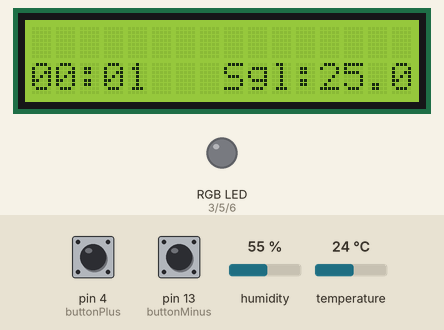
A sketch run on a simulated Arduino Uno, built with avr-gcc and run on an emulated ATmega328P. On the bench: 16×2 character LCD, an RGB LED mixed from three pins (HIGH = lit). Inputs (shaded band) come from the test bench; at power-on: temperature 24 °C, pin 13 (buttonMinus) HIGH, pin 4 (buttonPlus) HIGH, humidity 55 %. Dim RGB values are drawn brighter than linear; pins used as bus, display or sensor lines are not drawn; what the sketch prints to the serial monitor is not drawn.

Above: at 1.2 s.
1.3 s: temperature set to 28 °C
At 4.38 s:
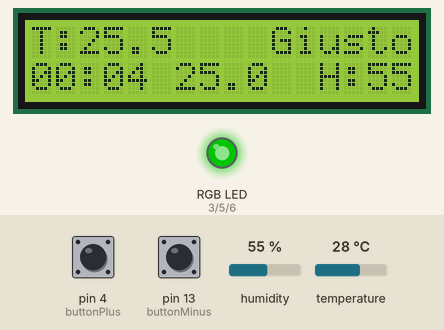
4.7 s: pin 13 (buttonMinus) pulled LOW for 0.15 s
At 5.32 s:
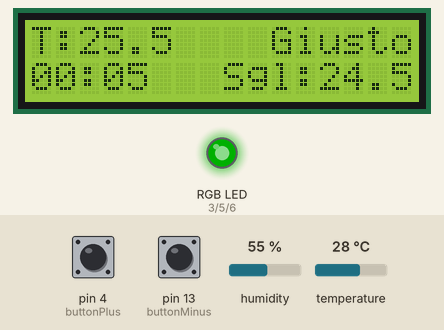
5.4 s: pin 4 (buttonPlus) pulled LOW for 0.15 s
At 5.64 s:
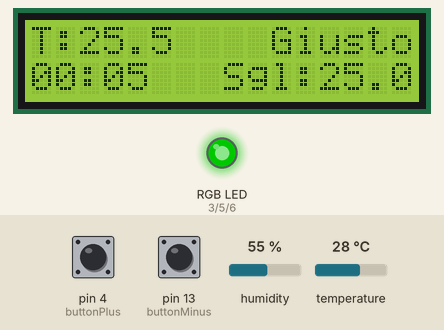
6.1 s: pin 13 (buttonMinus) pulled LOW for 1 s
At 6.64 s:
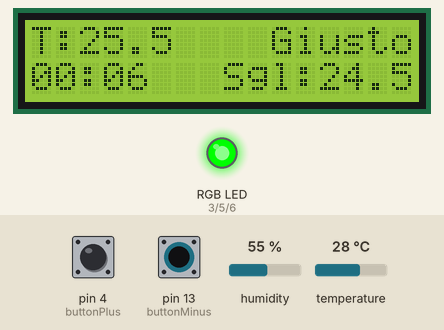
7.7 s: temperature set to 12 °C
At 10.48 s:
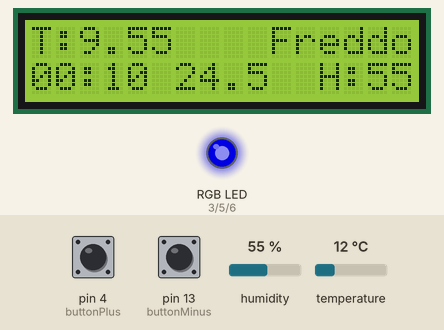
10.6 s: pin 4 (buttonPlus) pulled LOW for 1 s
At 10.8 s:
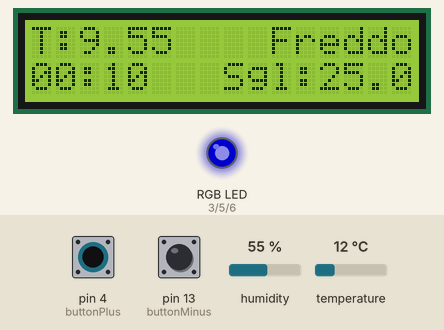
Timing chart, 0 to 13.2 s (numbered marks = the images above; inputs shaded):
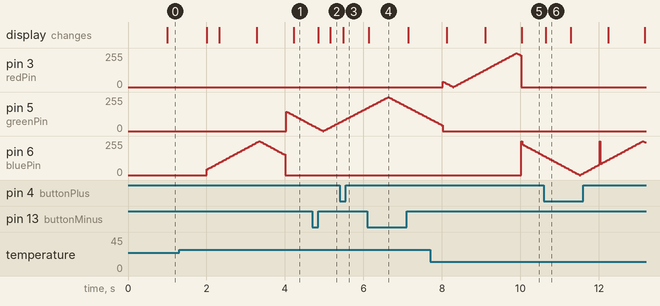

The sketch:

02-11_Termostato.ino
```cpp
/*
   Misura temperatura e umidità e visualizza su LCD e RGB LED, insieme a temperatura-soglia.
   Tramite due tasti si aumenta o diminuisce soglia.
*/

#include <LiquidCrystal.h>
LiquidCrystal lcd(7, 8, 9, 10, 11, 12);

#include "DHT.h"
#define DHTPIN 2
#define DHTTYPE DHT11
DHT dht(DHTPIN, DHTTYPE);

#define SOGLIA_BASE 25
#define SOGLIA_MIN 10
#define SOGLIA_MAX 35
#define ISTERESI 1.0

const byte redPin = 3, greenPin = 5, bluePin = 6, buttonPlus = 4, buttonMinus = 13;
const float correzione = 2.5;

void setup() {
  lcd.begin(16, 2);
  dht.begin();
  Serial.begin(9600);
  Serial.println(F("Umidita'\tTemperatura\tIndiceCalore\tSoglia"));

  pinMode(redPin, OUTPUT);
  pinMode(greenPin, OUTPUT);
  pinMode(bluePin, OUTPUT);
  pinMode(buttonMinus, INPUT_PULLUP);
  pinMode(buttonPlus, INPUT_PULLUP);
}

unsigned long tempo = millis(), lampeggio = millis(), indicatoreUmidita = millis();
byte i = 255, luminosita = 1, ledPinOn, minusPushed = 0, plusPushed = 0, secondi = 0, minuti = 0;
float soglia = SOGLIA_BASE;

void loop() {
  float h = dht.readHumidity();
  // Lettura di temperatura dal sensore in Celsius (the default) corretto di 2,5 gradi
  float t = dht.readTemperature() - correzione;
  // Lettura di temperatura dal sensore in Fahrenheit (isFahrenheit = true)
  float f = dht.readTemperature(true);

  // Reading temperature or humidity takes about 250 milliseconds!
  // Sensor readings may also be up to 2 seconds 'old' (its a very slow sensor)
  if ((millis() - tempo) > 2000) {
    tempo = millis();

    // Check if any reads failed and exit early (to try again).
    if (isnan(h) || isnan(t) || isnan(f)) {
      Serial.println(F("Failed to read from DHT sensor!"));
      return;
    }

    // Compute heat index in Celsius (isFahreheit = false)
    float hic = dht.computeHeatIndex(t, h, false);

    // stampa dati in seriale e temperatura sullo schermo LCD
    Serial.print(h);
    Serial.print(F("\t\t"));
    Serial.print(t);
    Serial.print(F("\t\t"));
    Serial.print(hic);
    Serial.print(F("\t\t"));
    Serial.println(soglia);
    lcd.setCursor(0, 0);
    lcd.print("T:");
    lcd.setCursor(2, 0);
    lcd.print(t, 1);

    if (t < soglia - ISTERESI / 2) {
      digitalWrite(redPin, LOW);
      digitalWrite(greenPin, LOW);
      digitalWrite(bluePin, HIGH);
      ledPinOn = bluePin;
      lcd.setCursor(10, 0);
      lcd.print("Freddo");
    }
    else if (t > soglia + ISTERESI / 2) {
      ledPinOn = redPin;
      digitalWrite(greenPin, LOW);
      digitalWrite(bluePin, LOW);
      lcd.setCursor(10, 0);
      lcd.print("Caldo ");
    }
    else {
      digitalWrite(redPin, LOW);
      ledPinOn = greenPin;
      digitalWrite(bluePin, LOW);
      lcd.setCursor(10, 0);
      lcd.print("Giusto");
    }
    lcd.setCursor(5, 1);
    lcd.print(" ");
    lcd.setCursor(6, 1);
    lcd.print(soglia, 1);
    lcd.setCursor(10, 1);
    lcd.print("  H:    ");
    lcd.setCursor(14, 1);
    lcd.print((int)h);
  }

  // lampeggio graduale del LED indicato da ledPinOn
  if ((millis() - lampeggio) > 30) {
    lampeggio = millis();
    if (i >= 255) {
      luminosita = 1;
    }
    else if (i <= 0) {
      luminosita = 0;
    }
    if (luminosita) {
      i -= 5;
    }
    else if (!luminosita) {
      i += 5;
    }
    analogWrite(ledPinOn, i);
  }

  // tasto di diminuzione della soglia schiacciato
  if (!digitalRead(buttonMinus) && !minusPushed) {
    indicatoreUmidita = millis();
    if (soglia == SOGLIA_MIN) {
      soglia = SOGLIA_MIN;
    }
    else {
      soglia -= 0.5;
    }
    minusPushed = 1;
  }
  // tasto di diminuzione della soglia rilasciato
  else if (digitalRead(buttonMinus)) {
    minusPushed = 0;
  }

  // tasto di aumento della soglia schiacciato
  if (!digitalRead(buttonPlus) && !plusPushed) {
    indicatoreUmidita = millis();
    if (soglia == SOGLIA_MAX) {
      soglia = SOGLIA_MAX;
    }
    else {
      soglia += 0.5;
    }
    plusPushed = 1;
  }
  // tasto di aumento della soglia rilasciato
  else if (digitalRead(buttonPlus)) {
    plusPushed = 0;
  }

  // mostra la soglia per 2s dopo la pressione dei tasti
  if ((millis() - indicatoreUmidita) < 2000) {
    lcd.setCursor(6, 1);
    lcd.print("  Sgl:");
    lcd.setCursor(12, 1);
    lcd.print(soglia);
  }

  // stampa l'orologio:
  lcd.setCursor(2, 1);
  lcd.print(":");
  if ((millis() / 1000) < 60) {
    secondi = millis() / 1000;
  }
  else {
    secondi = (millis() / 1000) % 60;
  }
  minuti = millis() / 60000;
  if (secondi < 10) {
    lcd.setCursor(3, 1);
    lcd.print("0");
    lcd.setCursor(4, 1);
    lcd.print(secondi);
  }
  else {
    lcd.setCursor(3, 1);
    lcd.print(secondi);
  }
  if (minuti < 10) {
    lcd.setCursor(0, 1);
    lcd.print("0");
    lcd.setCursor(1, 1);
    lcd.print(minuti);
  }
  else {
    lcd.setCursor(0, 1);
    lcd.print(minuti);
  }
}
```

Measured:
- the behaviour switches between 26 and 27 °C on temperature (found by bisection; images 0 and 1)
- after the input at 1.3 s, the display: first differs from a run without the input after 2.9 s (image 1)
- after the input at 4.7 s, the display: first changes after 0.15 s (image 2 shows a later state)
- after the input at 5.4 s, pin 3 (redPin): stays 0/255 (without the input it goes to 165/255 after 0.63 s); the display: changes after 0.08 s (image 3)
- after the input at 7.7 s, the display: first differs from a run without the input after 2.3 s (image 5)
- after the input at 10.6 s, the display: changes after 0.05 s (image 6)
- by itself, pin 6 (bluePin): rises from 0/255 to 255/255 in 1.3 s, then falls to 0/255 in 0.67 s
